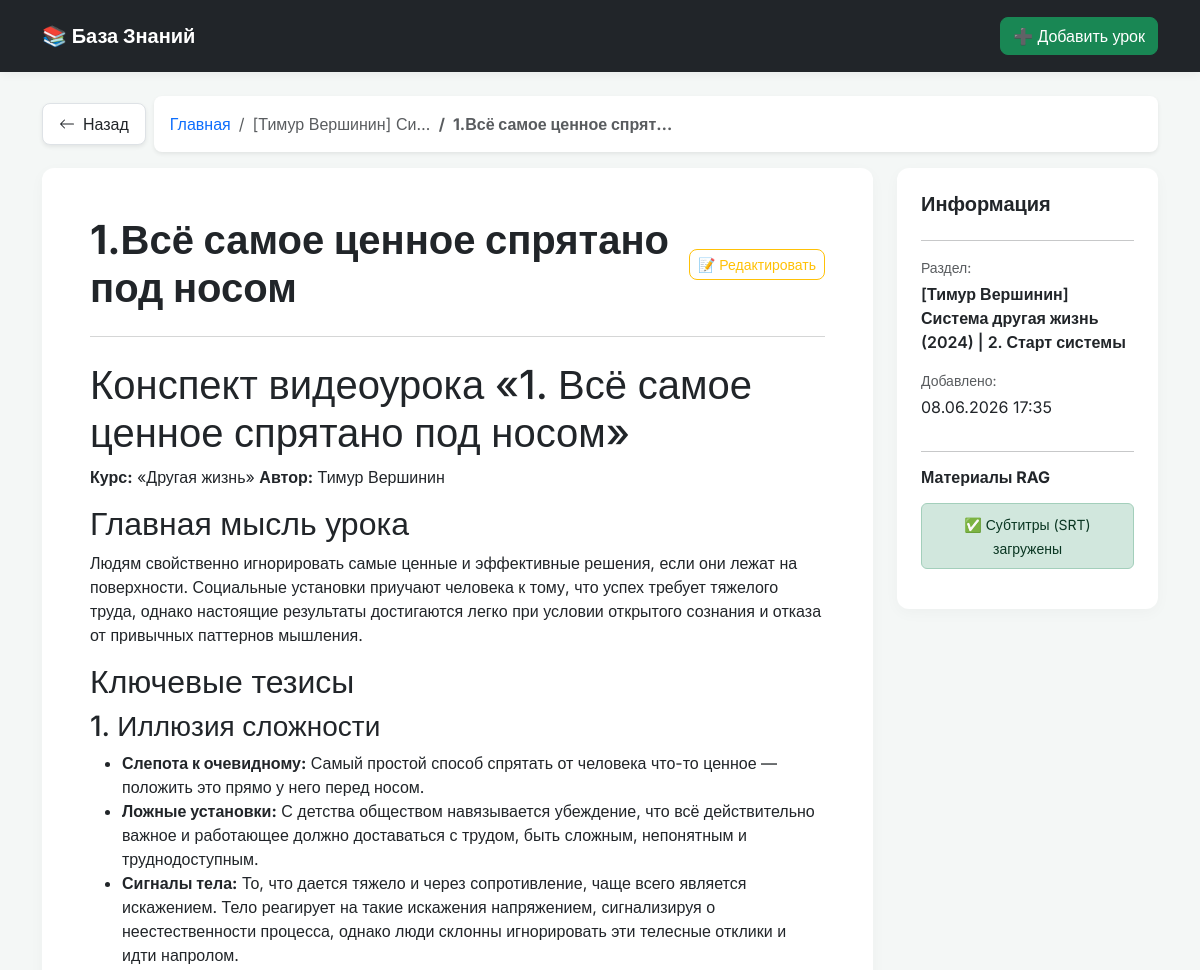
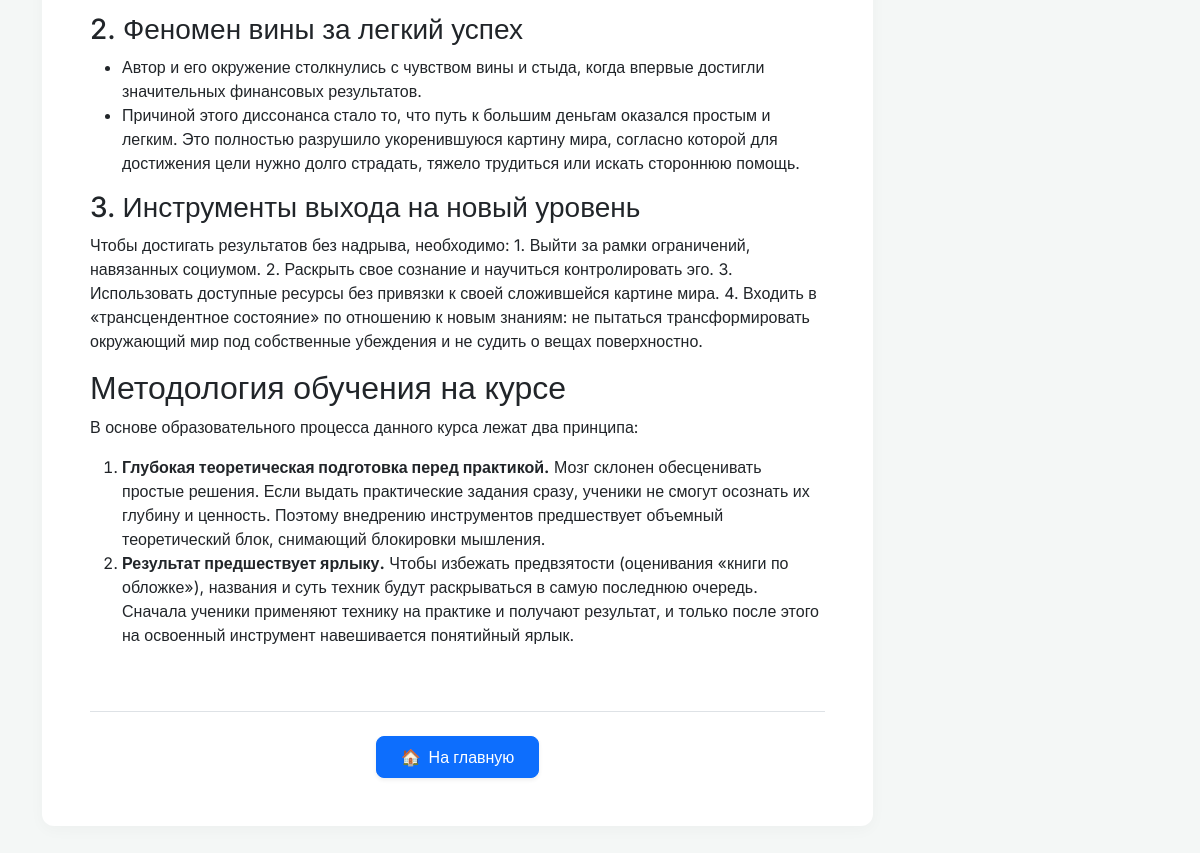
The app's page /lesson/5 with its own data (2 pictures, top to bottom).
### models.py (models this page shows)
class Lesson(Base):
    __tablename__ = "lessons"
    id = Column(Integer, primary_key=True, index=True)
    title = Column(String, index=True, nullable=False)  # Название урока
    course_name = Column(String, index=True, nullable=False)  # Название модуля/курса
    summary_content = Column(Text, nullable=True)  # Текст выжимки (result.md)
    raw_transcript = Column(Text, nullable=True)  # Сырой транскрипт (.txt)
    srt_content = Column(Text, nullable=True)  # Тайминги (.srt)
    created_at = Column(DateTime(timezone=True), server_default=func.now())

### main.py (the view)
@app.get("/lesson/{lesson_id}", response_class=HTMLResponse)
async def read_lesson(lesson_id: int, request: Request, db: Session = Depends(get_db)):
    lesson = db.query(models.Lesson).filter(models.Lesson.id == lesson_id).first()
    if not lesson:
        raise HTTPException(status_code=404, detail="Lesson not found")
    html_summary = ""
    if lesson.summary_content:
        html_summary = markdown.markdown(
            lesson.summary_content, extensions=["fenced_code", "tables"]
        )
    return templates.TemplateResponse(
        request=request,
        name="lesson.html",
        context={"lesson": lesson, "html_summary": html_summary},
    )

### templates/lesson.html
{% extends "base.html" %} {% block content %}
<div class="row">
  <div class="col-12 mb-3">
    <div class="d-flex align-items-center flex-wrap gap-2">
      <a
        href="/"
        class="btn btn-white bg-white text-dark shadow-sm border py-2 px-3 d-inline-flex align-items-center"
        style="border-radius: 8px"
      >
        <svg
          xmlns="http://www.w3.org/2000/svg"
          width="16"
          height="16"
          fill="currentColor"
          class="bi bi-arrow-left me-2"
          viewBox="0 0 16 16"
        >
          <path
            fill-rule="evenodd"
            d="M15 8a.5.5 0 0 0-.5-.5H2.707l3.147-3.146a.5.5 0 1 0-.708-.708l-4 4a.5.5 0 0 0 0 .708l4 4a.5.5 0 0 0 .708-.708L2.707 8.5H14.5A.5.5 0 0 0 15 8"
          />
        </svg>
        Назад
      </a>
      <nav aria-label="breadcrumb" class="flex-grow-1">
        <ol
          class="breadcrumb bg-white p-3 rounded-3 shadow-sm m-0 d-flex align-items-center"
        >
          <li class="breadcrumb-item">
            <a href="/" class="text-decoration-none">Главная</a>
          </li>
          <li
            class="breadcrumb-item text-muted text-truncate"
            style="max-width: 200px"
          >
            {{ lesson.course_name }}
          </li>
          <li
            class="breadcrumb-item active fw-bold text-truncate"
            style="max-width: 250px"
            aria-current="page"
          >
            {{ lesson.title }}
          </li>
        </ol>
      </nav>
    </div>
  </div>
</div>
<div class="row">
  <div class="col-lg-9 mb-4">
    <div class="card p-4 p-md-5 bg-white">
      <div
        class="d-flex flex-column flex-md-row justify-content-between align-items-md-center mb-4"
      >
        <h1 class="text-dark fw-bold mb-3 mb-md-0">{{ lesson.title }}</h1>
        <a
          href="/lesson/{{ lesson.id }}/edit"
          class="btn btn-outline-warning btn-sm text-nowrap"
          >📝 Редактировать</a
        >
      </div>
      <hr class="mt-0 mb-4 text-muted" />
      <div class="markdown-body">{{ html_summary | safe }}</div>
      <div class="mt-5 pt-4 border-top text-center">
        <a
          href="/"
          class="btn btn-primary px-4 py-2 shadow-sm d-inline-flex align-items-center"
          style="border-radius: 8px"
        >
          <span class="me-2">🏠</span> На главную
        </a>
      </div>
    </div>
  </div>
  <div class="col-lg-3">
    <div class="card p-4 bg-white sticky-top" style="top: 20px">
      <h5 class="fw-bold">Информация</h5>
      <hr />
      <div class="mb-3">
        <small class="text-muted d-block mb-1">Раздел:</small>
        <span class="fw-semibold">{{ lesson.course_name }}</span>
      </div>
      <div class="mb-3">
        <small class="text-muted d-block mb-1">Добавлено:</small>
        <span>{{ lesson.created_at.strftime('%d.%m.%Y %H:%M') }}</span>
      </div>
      <hr />
      <h6 class="fw-bold mb-3">Материалы RAG</h6>
      {% if lesson.srt_content %}
      <div class="alert alert-success p-2 text-center" role="alert">
        <small>✅ Субтитры (SRT) загружены</small>
      </div>
      {% else %}
      <div class="alert alert-secondary p-2 text-center" role="alert">
        <small>❌ Нет файла субтитров</small>
      </div>
      {% endif %}
    </div>
  </div>
</div>
{% endblock %}

### templates/base.html (style rules this page uses)
body { font-family: "Inter", sans-serif; background-color: #f4f7f6; color: #333; }
.card { border: none; border-radius: 12px; box-shadow: 0 4px 15px rgba(0, 0, 0, 0.03) !important; transition: transform 0.2s ease-in-out; }
.btn { border-radius: 8px; font-weight: 500; }

### records on screen
Lesson: course_name "[Тимур Вершинин] Си…", title "1.Всё самое ценное спрят…", title "1.Всё самое ценное спрятано под носом", course_name "[Тимур Вершинин] Система другая жизнь (2024) | 2. Старт системы", created_at "08.06.2026 17:35"
